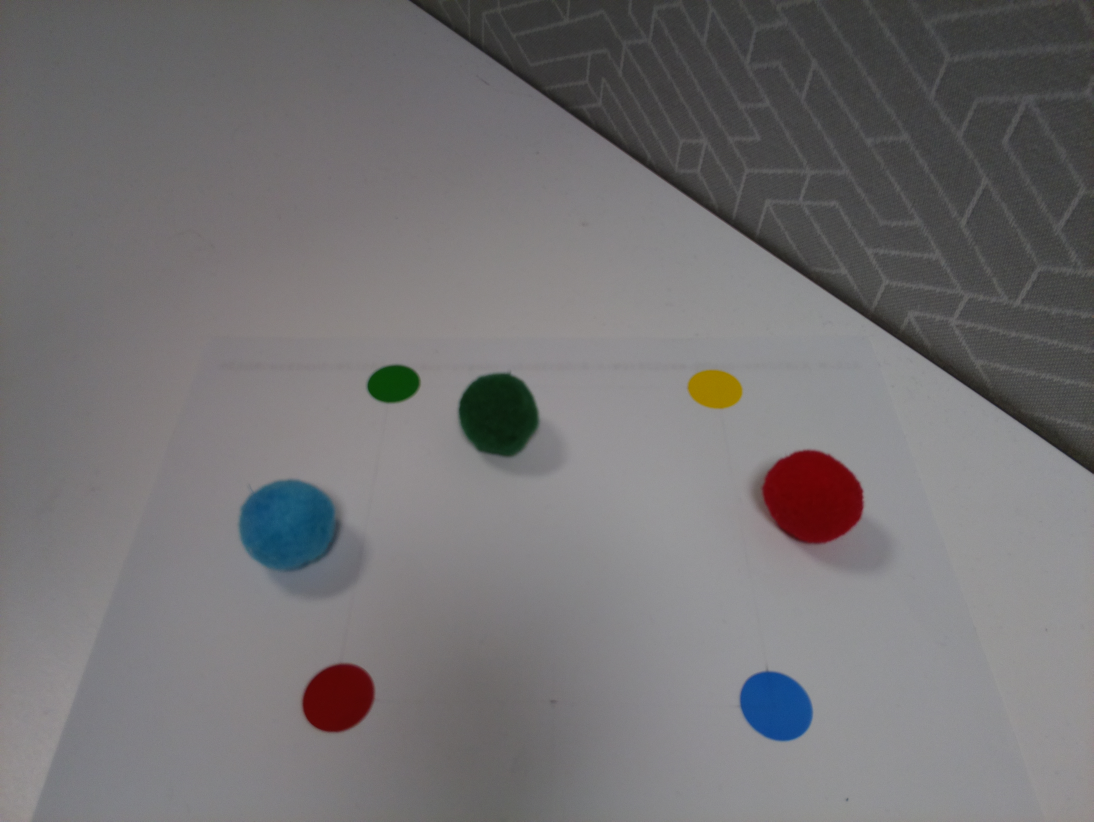
#> input picture Computer_vision_Workshops/opencv_prac/test.jpg, 3280 x 2464 px (shown at 1/3 size)
$ python ImshowTest.py
#> lines starting #> are read from the running program, lines starting #| are printed output that depends on the picture; pictures that were not available may be replaced by others from this repository, and a replacement may not be noted
import numpy as np
import cv2
from matplotlib import pyplot as plt

#be aware that cv2 reads colours in BGR so convert to RGB
imageBGR = cv2.imread('test.jpg')
#> imageBGR is the input picture: shape (2464, 3280, 3); mean B, G, R 115.7, 114.2, 116.2

#Resize by 40%
width = int(imageBGR.shape[1]*0.3);
#> width = 984
height = int(imageBGR.shape[0]*0.3);
#> height = 739
imageBGRs = cv2.resize(imageBGR, (width,height))
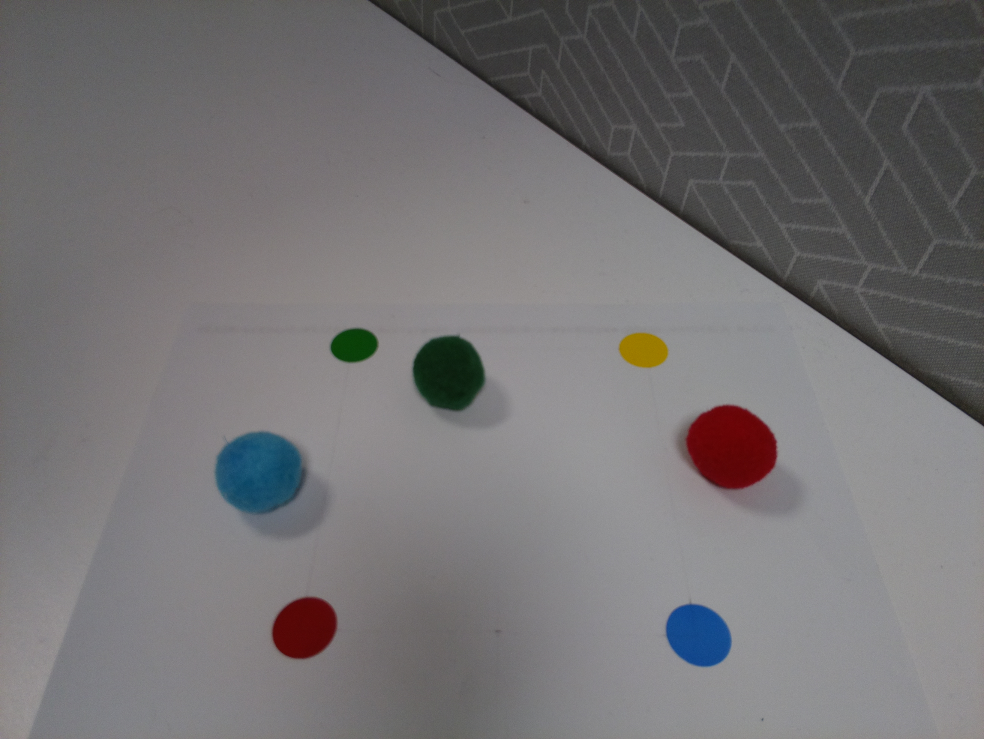
#> imageBGRs: shape (739, 984, 3); mean B, G, R 115.5, 114.1, 116.1

#Show image
cv2.imshow('imageBGRs',imageBGRs)
cv2.waitKey(0)                 # Waits forever for user to press any key
cv2.destroyAllWindows()


imageBGR = cv2.imread('DRC2016.jpg')
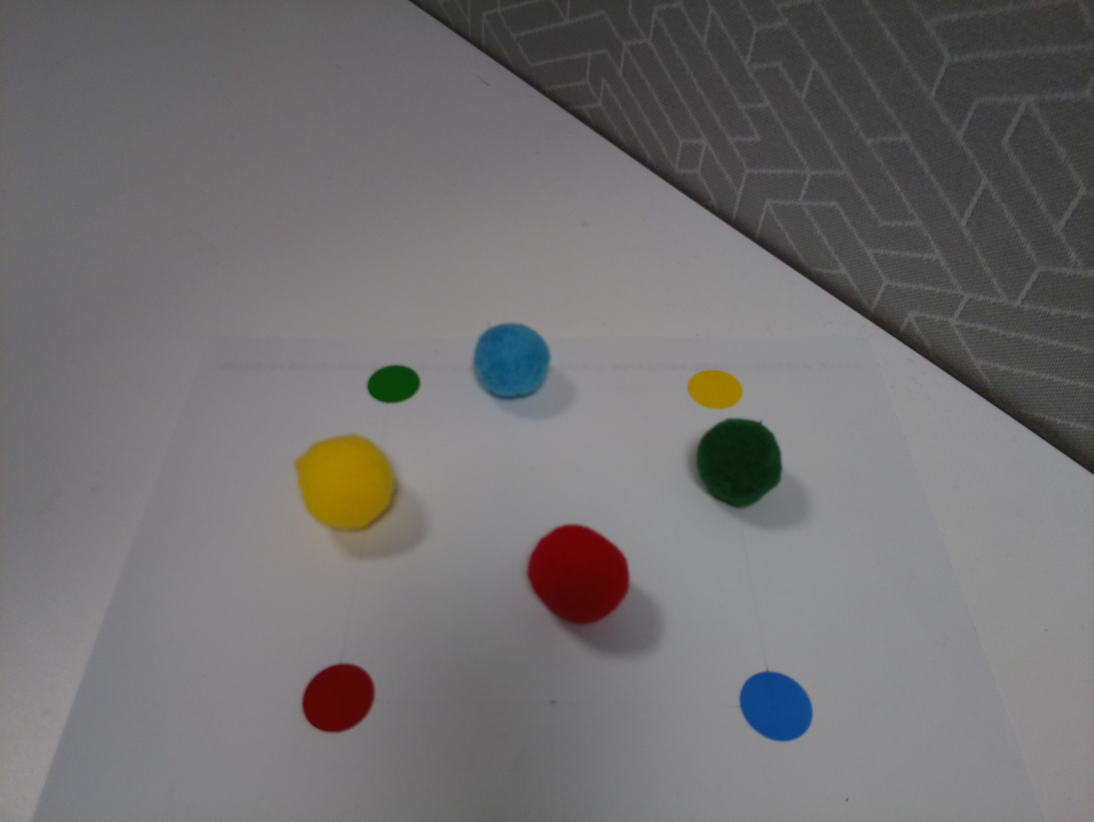
#> input picture Computer_vision_Workshops/opencv_prac/test1.jpg, 3280 x 2464 px, given in place of DRC2016.jpg, which was not available (shown at 1/3 size)
#> imageBGR is the input picture: shape (2464, 3280, 3); mean B, G, R 113.1, 112.5, 114.6
gray_image = cv2.cvtColor(imageBGR, cv2.COLOR_BGR2GRAY)
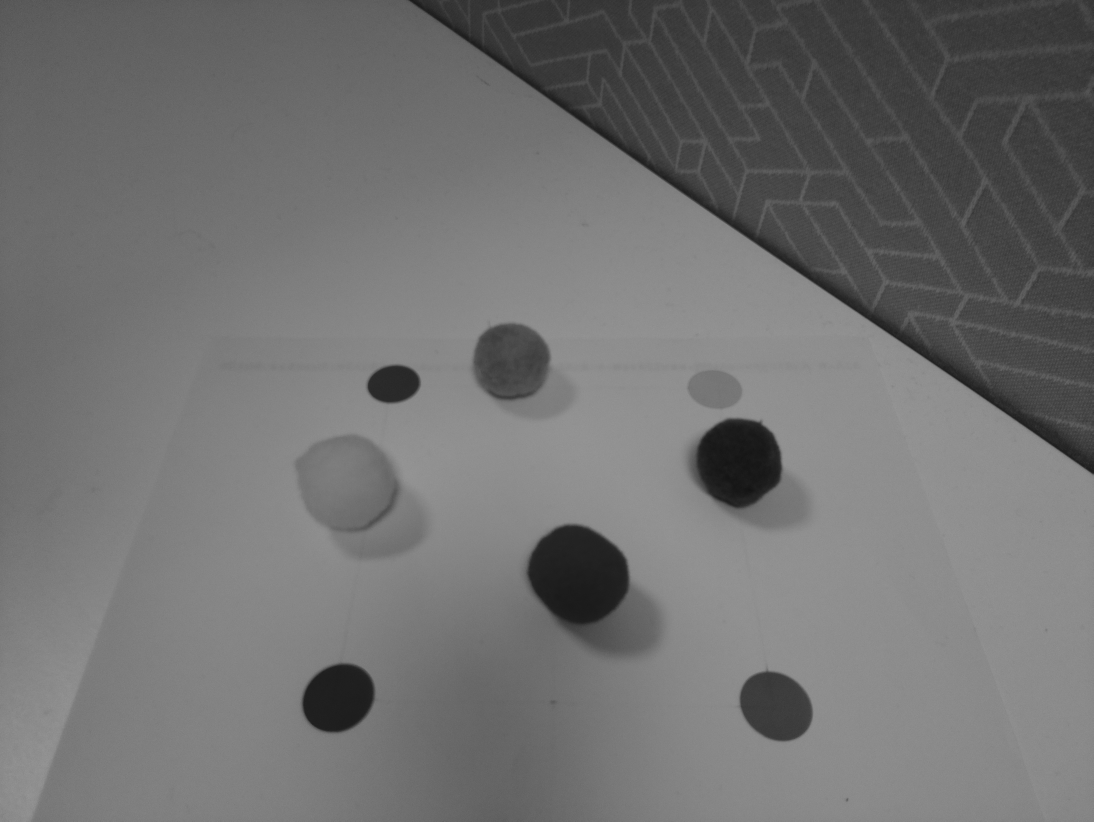
#> gray_image: shape (2464, 3280) (shown at 1/3 size); min 18, max 156, mean 113.2
cv2.imshow('gray_image',gray_image)
cv2.waitKey(0)                 # Waits forever for user to press any key
cv2.destroyAllWindows()        # Closes displayed windows

# [19 lines of commented-out code are left out]
